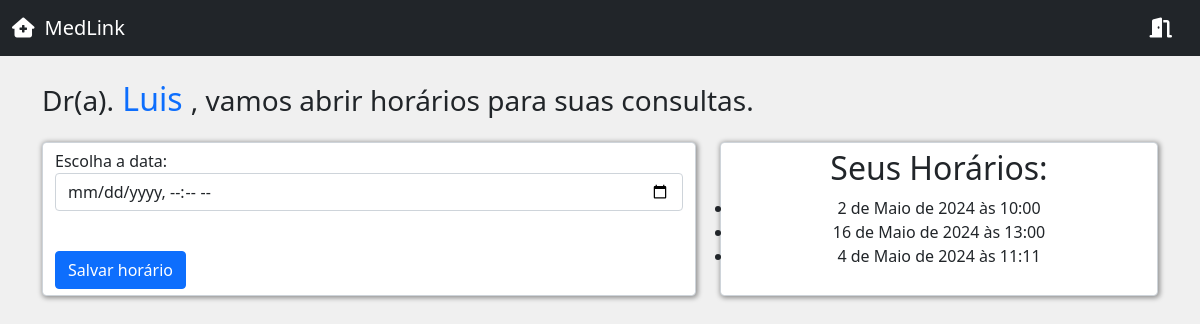
Screenshot of /medico/abrir_horario/ (signed in) with the database file from the repository.
### medico/models.py (models this page shows, shortened)
class DatasAbertas(models.Model):
    data = models.DateTimeField()
    user = models.ForeignKey(User, on_delete=models.DO_NOTHING)
    agendado = models.BooleanField(default=False)

### medico/views.py (the view, shortened to what this page needs)
# urls.py: path('abrir_horario/',views.AbrirHorario , name='abrir_horario'),
@login_required
def AbrirHorario(request):
    if request.method == 'GET':
        dadosMedico = DadosMedico.objects.get(user=request.user)
        datasAbertas = DatasAbertas.objects.filter(user=request.user)
        return render (request, 'abrir_horario.html', {'dadosMedico':dadosMedico, 'datasAbertas':datasAbertas , 'is_medico':is_medico(request.user) })

### medico/models.py (called while the page is built)
def is_medico(user):
    return DadosMedico.objects.filter(user=user).exists()

### medico/templates/abrir_horario.html (shortened to what this page needs)
{% extends 'base.html' %}
{% load static %}
{% block 'head' %}
    <link rel="stylesheet" href="{% static 'usuarios/css/style.css' %}">
    <link rel="stylesheet" href="{% static 'medicos/css/cadastro_medicos.css' %}">
    <link rel="stylesheet" href="{% static 'medicos/css/home_medico.css' %}">
{% endblock %}
{% block 'body' %}
{%block 'header'%}
<nav class="navbar navbar-dark bg-dark">
    <div class="container-fluid">
        <a href="{% url 'home-medico' %}" class="navbar-brand">
            <i class="fa-solid fa-house-medical"></i>MedLink
        </a>
        <div class="right-navbar d-flex gap-4">
            <abbr title="Sair">
                <a class="navbar-brand" href=" {% url 'logout' %} ">
                    <i class="fa-solid fa-door-open"></i>
                </a>
            </abbr>
        </div>
    </div>
</nav>
{%endblock%}
<div class="container">
    <div class="title-home mt-4">
        <h3>Dr(a).<span class="text-primary fs-2"> {{ request.user}} </span>, vamos abrir horários para suas consultas.</h3>
    </div>
    <div class="main d-flex gap-4 mt-4 ">
        <div class="form-control w-75 shadow-main-color">
            <form action=" {% url 'abrir_horario' %} " method="POST" >
                <label for="">Escolha a data:</label>
                <div class="input-group mb-3 ">
                    <input type="datetime-local" name="data" class="form-control">
                </div>
                <br>
                <input type="submit" value="Salvar horário" class="btn btn-primary " >
            </form>
        </div>
        <div class="Horarios form-control w-50 text-center shadow-main-color ">
            <h1 class="fs-2">Seus Horários:</h1>
            <ul class="list-group">
                {% for data in datasAbertas%}
                    <li> {{ data.data }} </li>
                {% endfor%}
            </ul>
        </div>
    </div>
</div>
{% endblock %}

### templates/static/usuarios/css/style.css (style rules this page uses)
.navbar-brand { display:flex; align-items: center; gap: 10px; cursor:pointer; }
body { background-color: #f0f0f0; }

### templates/static/medicos/css/cadastro_medicos.css (style rules this page uses)
.shadow-main-color { box-shadow: 1px 1px 5px 1px rgba(0, 0, 0, 0.4); }

### rows the page displays
DatasAbertas: data "2 de Maio de 2024 às 10:00"
DatasAbertas: data "16 de Maio de 2024 às 13:00"
DatasAbertas: data "4 de Maio de 2024 às 11:11"

### other values shown
{{ request.user }} "Luis"
